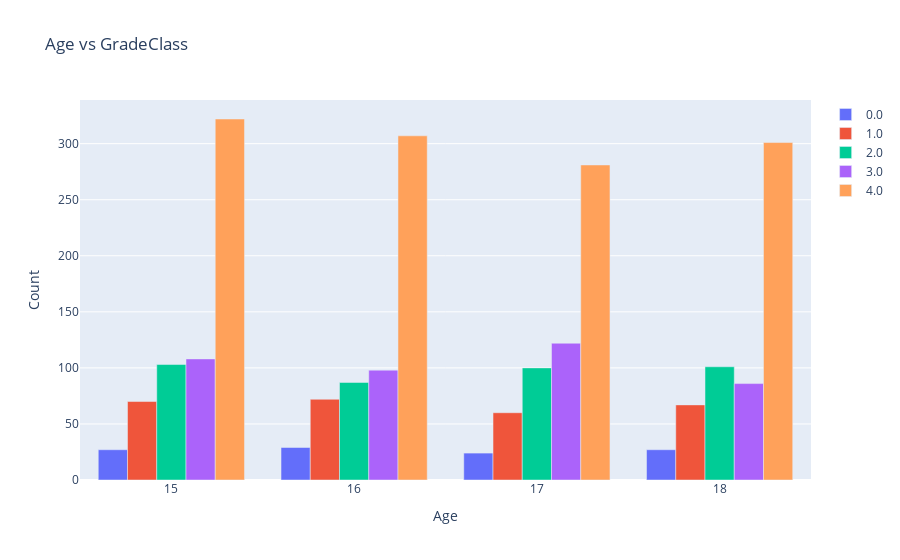
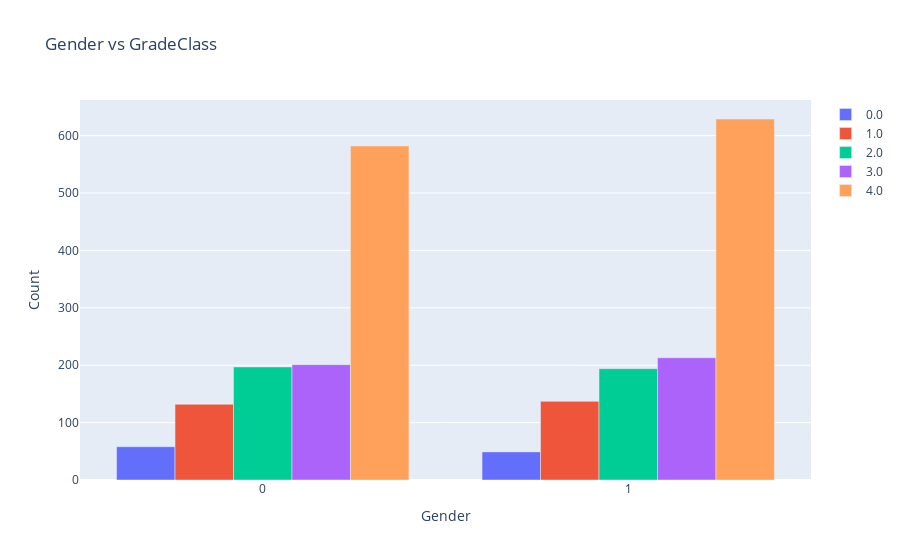

These figures' notebook cell, in order:
### Code cell
# Making various plots for the features in the dataset
for col in plot_columns:
    plot_bivariate(col)

### Figure 1 — Plotly figure (JSON) as saved in the notebook; plotly's stock layout.template omitted (floating-point values rounded to 4 significant figures)
{"data": [{"name": "0.0", "type": "bar", "x": ["15", "16", "17", "18"], "y": [27, 29, 24, 27]}, {"name": "1.0", "type": "bar", "x": ["15", "16", "17", "18"], "y": [70, 72, 60, 67]}, {"name": "2.0", "type": "bar", "x": ["15", "16", "17", "18"], "y": [103, 87, 100, 101]}, {"name": "3.0", "type": "bar", "x": ["15", "16", "17", "18"], "y": [108, 98, 122, 86]}, {"name": "4.0", "type": "bar", "x": ["15", "16", "17", "18"], "y": [322, 307, 281, 301]}], "layout": {"barmode": "group", "title": {"text": "Age vs GradeClass"}, "xaxis": {"title": {"text": "Age"}}, "yaxis": {"title": {"text": "Count"}}}}

### Figure 2 — Plotly figure (JSON) as saved in the notebook; plotly's stock layout.template omitted (floating-point values rounded to 4 significant figures)
{"data": [{"name": "0.0", "type": "bar", "x": ["0", "1"], "y": [58, 49]}, {"name": "1.0", "type": "bar", "x": ["0", "1"], "y": [132, 137]}, {"name": "2.0", "type": "bar", "x": ["0", "1"], "y": [197, 194]}, {"name": "3.0", "type": "bar", "x": ["0", "1"], "y": [201, 213]}, {"name": "4.0", "type": "bar", "x": ["0", "1"], "y": [582, 629]}], "layout": {"barmode": "group", "title": {"text": "Gender vs GradeClass"}, "xaxis": {"title": {"text": "Gender"}}, "yaxis": {"title": {"text": "Count"}}}}
